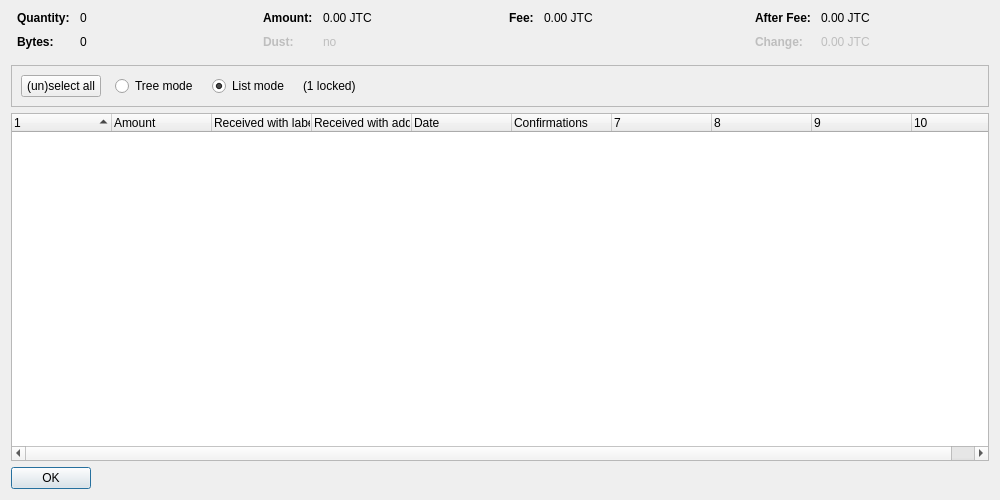
<?xml version="1.0" encoding="UTF-8"?>
<ui version="4.0">
 <class>CoinControlDialog</class>
 <widget class="QDialog" name="CoinControlDialog">
  <property name="geometry">
   <rect>
    <x>0</x>
    <y>0</y>
    <width>1000</width>
    <height>500</height>
   </rect>
  </property>
  <property name="windowTitle">
   <string>Coin Selection</string>
  </property>
  <layout class="QVBoxLayout" name="verticalLayout">
   <item>
    <layout class="QHBoxLayout" name="horizontalLayoutTop" stretch="0,0,0,0">
     <property name="topMargin">
      <number>0</number>
     </property>
     <property name="bottomMargin">
      <number>10</number>
     </property>
     <item>
      <layout class="QFormLayout" name="formLayoutCoinControl1">
       <property name="horizontalSpacing">
        <number>10</number>
       </property>
       <property name="verticalSpacing">
        <number>10</number>
       </property>
       <property name="leftMargin">
        <number>6</number>
       </property>
       <property name="rightMargin">
        <number>6</number>
       </property>
       <item row="0" column="0">
        <widget class="QLabel" name="labelCoinControlQuantityText">
         <property name="font">
          <font>
           <weight>75</weight>
           <bold>true</bold>
          </font>
         </property>
         <property name="text">
          <string>Quantity:</string>
         </property>
        </widget>
       </item>
       <item row="0" column="1">
        <widget class="QLabel" name="labelCoinControlQuantity">
         <property name="cursor">
          <cursorShape>IBeamCursor</cursorShape>
         </property>
         <property name="contextMenuPolicy">
          <enum>Qt::ActionsContextMenu</enum>
         </property>
         <property name="text">
          <string notr="true">0</string>
         </property>
         <property name="textInteractionFlags">
          <set>Qt::LinksAccessibleByMouse|Qt::TextSelectableByKeyboard|Qt::TextSelectableByMouse</set>
         </property>
        </widget>
       </item>
       <item row="1" column="0">
        <widget class="QLabel" name="labelCoinControlBytesText">
         <property name="font">
          <font>
           <weight>75</weight>
           <bold>true</bold>
          </font>
         </property>
         <property name="text">
          <string>Bytes:</string>
         </property>
        </widget>
       </item>
       <item row="1" column="1">
        <widget class="QLabel" name="labelCoinControlBytes">
         <property name="cursor">
          <cursorShape>IBeamCursor</cursorShape>
         </property>
         <property name="contextMenuPolicy">
          <enum>Qt::ActionsContextMenu</enum>
         </property>
         <property name="text">
          <string notr="true">0</string>
         </property>
         <property name="textInteractionFlags">
          <set>Qt::LinksAccessibleByMouse|Qt::TextSelectableByKeyboard|Qt::TextSelectableByMouse</set>
         </property>
        </widget>
       </item>
      </layout>
     </item>
     <item>
      <layout class="QFormLayout" name="formLayoutCoinControl2">
       <property name="horizontalSpacing">
        <number>10</number>
       </property>
       <property name="verticalSpacing">
        <number>10</number>
       </property>
       <property name="leftMargin">
        <number>6</number>
       </property>
       <property name="rightMargin">
        <number>6</number>
       </property>
       <item row="0" column="0">
        <widget class="QLabel" name="labelCoinControlAmountText">
         <property name="font">
          <font>
           <weight>75</weight>
           <bold>true</bold>
          </font>
         </property>
         <property name="text">
          <string>Amount:</string>
         </property>
        </widget>
       </item>
       <item row="0" column="1">
        <widget class="QLabel" name="labelCoinControlAmount">
         <property name="cursor">
          <cursorShape>IBeamCursor</cursorShape>
         </property>
         <property name="contextMenuPolicy">
          <enum>Qt::ActionsContextMenu</enum>
         </property>
         <property name="text">
          <string notr="true">0.00 JTC</string>
         </property>
         <property name="textInteractionFlags">
          <set>Qt::LinksAccessibleByMouse|Qt::TextSelectableByKeyboard|Qt::TextSelectableByMouse</set>
         </property>
        </widget>
       </item>
       <item row="1" column="0">
        <widget class="QLabel" name="labelCoinControlLowOutputText">
         <property name="enabled">
          <bool>false</bool>
         </property>
         <property name="font">
          <font>
           <weight>75</weight>
           <bold>true</bold>
          </font>
         </property>
         <property name="text">
          <string>Dust:</string>
         </property>
        </widget>
       </item>
       <item row="1" column="1">
        <widget class="QLabel" name="labelCoinControlLowOutput">
         <property name="enabled">
          <bool>false</bool>
         </property>
         <property name="cursor">
          <cursorShape>IBeamCursor</cursorShape>
         </property>
         <property name="contextMenuPolicy">
          <enum>Qt::ActionsContextMenu</enum>
         </property>
         <property name="text">
          <string notr="true">no</string>
         </property>
         <property name="textInteractionFlags">
          <set>Qt::LinksAccessibleByMouse|Qt::TextSelectableByKeyboard|Qt::TextSelectableByMouse</set>
         </property>
        </widget>
       </item>
      </layout>
     </item>
     <item>
      <layout class="QFormLayout" name="formLayoutCoinControl3">
       <property name="horizontalSpacing">
        <number>10</number>
       </property>
       <property name="verticalSpacing">
        <number>10</number>
       </property>
       <property name="leftMargin">
        <number>6</number>
       </property>
       <property name="rightMargin">
        <number>6</number>
       </property>
       <item row="0" column="0">
        <widget class="QLabel" name="labelCoinControlFeeText">
         <property name="font">
          <font>
           <weight>75</weight>
           <bold>true</bold>
          </font>
         </property>
         <property name="text">
          <string>Fee:</string>
         </property>
        </widget>
       </item>
       <item row="0" column="1">
        <widget class="QLabel" name="labelCoinControlFee">
         <property name="cursor">
          <cursorShape>IBeamCursor</cursorShape>
         </property>
         <property name="contextMenuPolicy">
          <enum>Qt::ActionsContextMenu</enum>
         </property>
         <property name="text">
          <string notr="true">0.00 JTC</string>
         </property>
         <property name="textInteractionFlags">
          <set>Qt::LinksAccessibleByMouse|Qt::TextSelectableByKeyboard|Qt::TextSelectableByMouse</set>
         </property>
        </widget>
       </item>
      </layout>
     </item>
     <item>
      <layout class="QFormLayout" name="formLayoutCoinControl4">
       <property name="horizontalSpacing">
        <number>10</number>
       </property>
       <property name="verticalSpacing">
        <number>10</number>
       </property>
       <property name="leftMargin">
        <number>6</number>
       </property>
       <property name="rightMargin">
        <number>6</number>
       </property>
       <item row="0" column="0">
        <widget class="QLabel" name="labelCoinControlAfterFeeText">
         <property name="font">
          <font>
           <weight>75</weight>
           <bold>true</bold>
          </font>
         </property>
         <property name="text">
          <string>After Fee:</string>
         </property>
        </widget>
       </item>
       <item row="0" column="1">
        <widget class="QLabel" name="labelCoinControlAfterFee">
         <property name="cursor">
          <cursorShape>IBeamCursor</cursorShape>
         </property>
         <property name="contextMenuPolicy">
          <enum>Qt::ActionsContextMenu</enum>
         </property>
         <property name="text">
          <string notr="true">0.00 JTC</string>
         </property>
         <property name="textInteractionFlags">
          <set>Qt::LinksAccessibleByMouse|Qt::TextSelectableByKeyboard|Qt::TextSelectableByMouse</set>
         </property>
        </widget>
       </item>
       <item row="1" column="0">
        <widget class="QLabel" name="labelCoinControlChangeText">
         <property name="enabled">
          <bool>false</bool>
         </property>
         <property name="font">
          <font>
           <weight>75</weight>
           <bold>true</bold>
          </font>
         </property>
         <property name="text">
          <string>Change:</string>
         </property>
        </widget>
       </item>
       <item row="1" column="1">
        <widget class="QLabel" name="labelCoinControlChange">
         <property name="enabled">
          <bool>false</bool>
         </property>
         <property name="cursor">
          <cursorShape>IBeamCursor</cursorShape>
         </property>
         <property name="contextMenuPolicy">
          <enum>Qt::ActionsContextMenu</enum>
         </property>
         <property name="text">
          <string notr="true">0.00 JTC</string>
         </property>
         <property name="textInteractionFlags">
          <set>Qt::LinksAccessibleByMouse|Qt::TextSelectableByKeyboard|Qt::TextSelectableByMouse</set>
         </property>
        </widget>
       </item>
      </layout>
     </item>
    </layout>
   </item>
   <item>
    <widget class="QFrame" name="frame">
     <property name="minimumSize">
      <size>
       <width>0</width>
       <height>40</height>
      </size>
     </property>
     <property name="frameShape">
      <enum>QFrame::StyledPanel</enum>
     </property>
     <property name="frameShadow">
      <enum>QFrame::Sunken</enum>
     </property>
     <layout class="QHBoxLayout" name="horizontalLayout">
      <item>
       <layout class="QHBoxLayout" name="horizontalLayoutPanel" stretch="0,0,0,0,0">
        <property name="spacing">
         <number>14</number>
        </property>
        <item>
         <widget class="QPushButton" name="pushButtonSelectAll">
          <property name="sizePolicy">
           <sizepolicy hsizetype="Maximum" vsizetype="Fixed">
            <horstretch>0</horstretch>
            <verstretch>0</verstretch>
           </sizepolicy>
          </property>
          <property name="text">
           <string>(un)select all</string>
          </property>
          <property name="autoDefault">
           <bool>false</bool>
          </property>
         </widget>
        </item>
        <item>
         <widget class="QRadioButton" name="radioTreeMode">
          <property name="sizePolicy">
           <sizepolicy hsizetype="Maximum" vsizetype="Fixed">
            <horstretch>0</horstretch>
            <verstretch>0</verstretch>
           </sizepolicy>
          </property>
          <property name="text">
           <string>Tree mode</string>
          </property>
         </widget>
        </item>
        <item>
         <widget class="QRadioButton" name="radioListMode">
          <property name="sizePolicy">
           <sizepolicy hsizetype="Maximum" vsizetype="Fixed">
            <horstretch>0</horstretch>
            <verstretch>0</verstretch>
           </sizepolicy>
          </property>
          <property name="text">
           <string>List mode</string>
          </property>
          <property name="checked">
           <bool>true</bool>
          </property>
         </widget>
        </item>
        <item>
         <widget class="QLabel" name="labelLocked">
          <property name="text">
           <string notr="true">(1 locked)</string>
          </property>
         </widget>
        </item>
        <item>
         <spacer name="horizontalSpacer">
          <property name="orientation">
           <enum>Qt::Horizontal</enum>
          </property>
          <property name="sizeHint" stdset="0">
           <size>
            <width>40</width>
            <height>20</height>
           </size>
          </property>
         </spacer>
        </item>
       </layout>
      </item>
     </layout>
    </widget>
   </item>
   <item>
    <widget class="CoinControlTreeWidget" name="treeWidget">
     <property name="contextMenuPolicy">
      <enum>Qt::CustomContextMenu</enum>
     </property>
     <property name="sortingEnabled">
      <bool>false</bool>
     </property>
     <property name="columnCount">
      <number>10</number>
     </property>
     <attribute name="headerShowSortIndicator" stdset="0">
      <bool>true</bool>
     </attribute>
     <attribute name="headerStretchLastSection">
      <bool>false</bool>
     </attribute>
     <column>
      <property name="text">
       <string/>
      </property>
     </column>
     <column>
      <property name="text">
       <string>Amount</string>
      </property>
     </column>
     <column>
      <property name="text">
       <string>Received with label</string>
      </property>
     </column>
     <column>
      <property name="text">
       <string>Received with address</string>
      </property>
     </column>
     <column>
      <property name="text">
       <string>Date</string>
      </property>
     </column>
     <column>
      <property name="text">
       <string>Confirmations</string>
      </property>
      <property name="toolTip">
       <string>Confirmed</string>
      </property>
     </column>
     <column>
      <property name="text">
       <string/>
      </property>
     </column>
     <column>
      <property name="text">
       <string/>
      </property>
     </column>
     <column>
      <property name="text">
       <string/>
      </property>
     </column>
     <column>
      <property name="text">
       <string/>
      </property>
     </column>
    </widget>
   </item>
   <item>
    <widget class="QDialogButtonBox" name="buttonBox">
     <property name="sizePolicy">
      <sizepolicy hsizetype="Maximum" vsizetype="Fixed">
       <horstretch>0</horstretch>
       <verstretch>0</verstretch>
      </sizepolicy>
     </property>
     <property name="orientation">
      <enum>Qt::Horizontal</enum>
     </property>
     <property name="standardButtons">
      <set>QDialogButtonBox::Ok</set>
     </property>
    </widget>
   </item>
  </layout>
 </widget>
 <customwidgets>
  <customwidget>
   <class>CoinControlTreeWidget</class>
   <extends>QTreeWidget</extends>
   <header>coincontroltreewidget.h</header>
  </customwidget>
 </customwidgets>
 <resources/>
 <connections/>
</ui>
